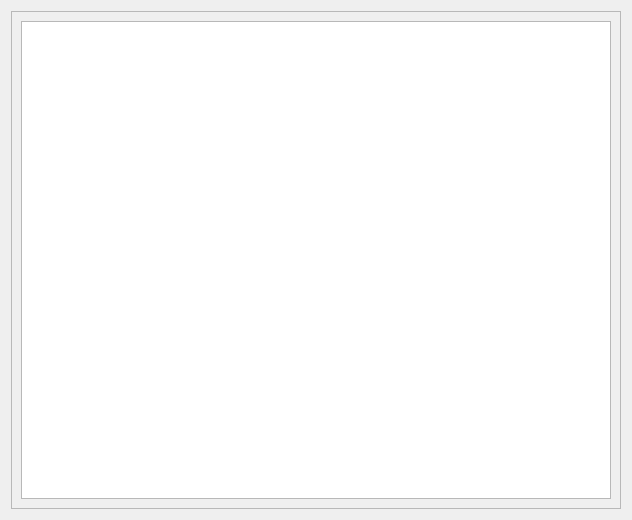
<?xml version="1.0" encoding="UTF-8"?>
<ui version="4.0">
 <class>AdminPannel</class>
 <widget class="QWidget" name="AdminPannel">
  <property name="geometry">
   <rect>
    <x>0</x>
    <y>0</y>
    <width>632</width>
    <height>520</height>
   </rect>
  </property>
  <property name="windowTitle">
   <string>Form</string>
  </property>
  <layout class="QHBoxLayout" name="horizontalLayout">
   <item>
    <widget class="QScrollArea" name="scrollArea">
     <property name="widgetResizable">
      <bool>true</bool>
     </property>
     <widget class="QWidget" name="scrollAreaWidgetContents">
      <property name="geometry">
       <rect>
        <x>0</x>
        <y>0</y>
        <width>612</width>
        <height>500</height>
       </rect>
      </property>
      <layout class="QVBoxLayout" name="verticalLayout">
       <item>
        <widget class="QTableView" name="tableView">
         <property name="editTriggers">
          <set>QAbstractItemView::NoEditTriggers</set>
         </property>
         <property name="selectionMode">
          <enum>QAbstractItemView::SingleSelection</enum>
         </property>
         <property name="selectionBehavior">
          <enum>QAbstractItemView::SelectRows</enum>
         </property>
        </widget>
       </item>
      </layout>
     </widget>
    </widget>
   </item>
  </layout>
 </widget>
 <resources/>
 <connections/>
</ui>
